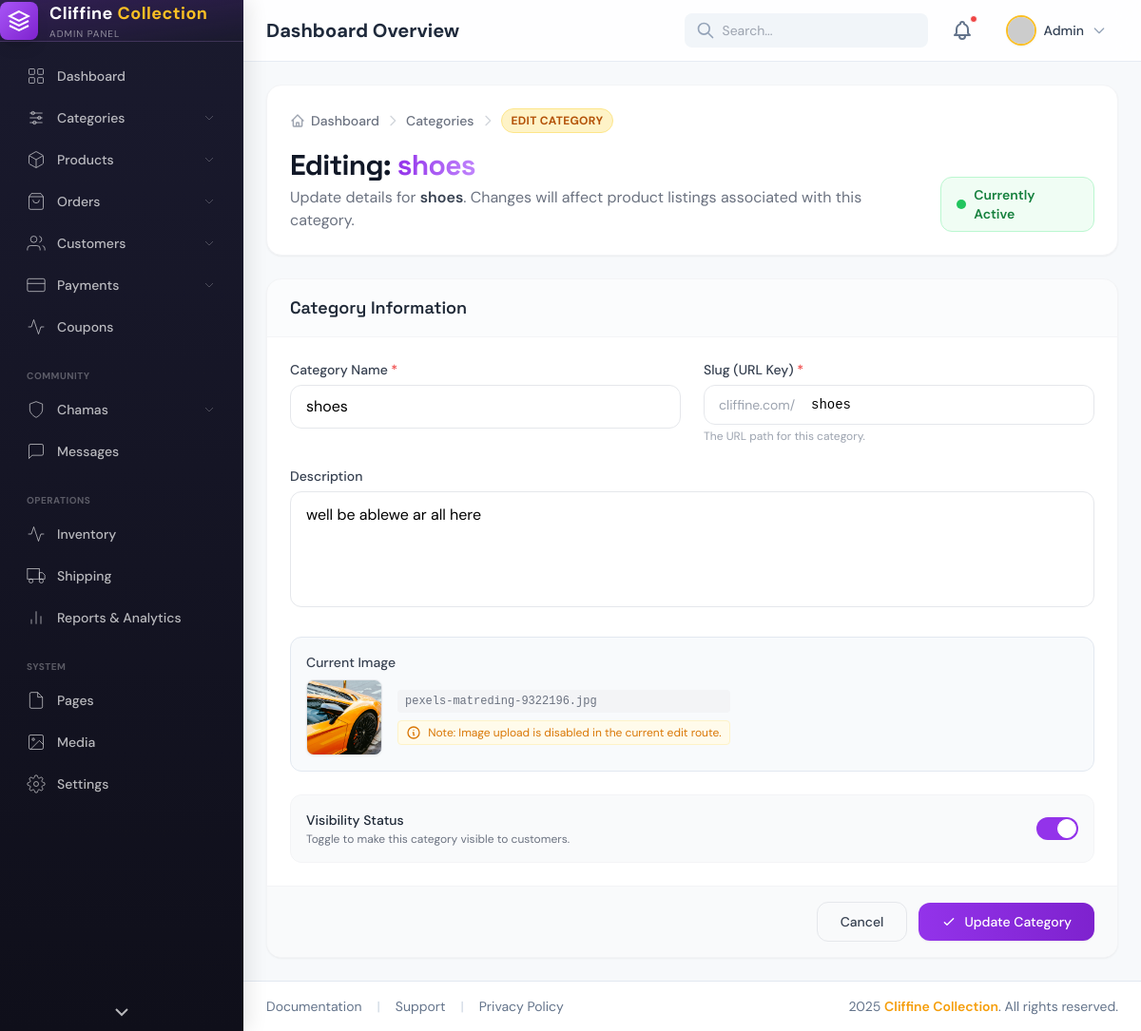
The page /admin/categories/2/edit on the database as committed earlier.
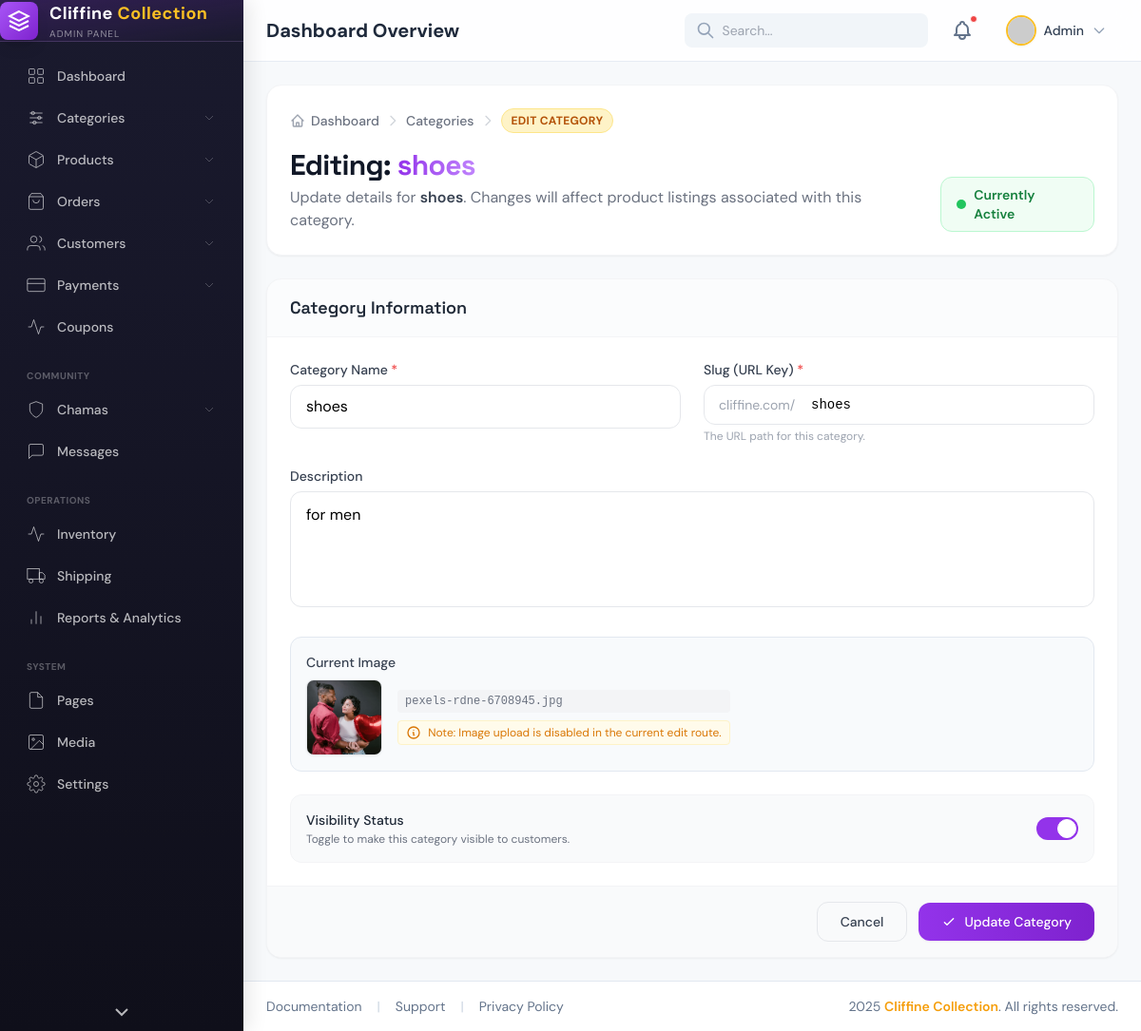
The same page on the database as committed later.
### app/models.py (models this page shows)
class Category(db.Model):
    __tablename__ = "categories"
    id = db.Column(db.Integer, primary_key=True)
    name = db.Column(db.String(150), nullable=False)
    slug = db.Column(db.String(150), unique=True)
    description = db.Column(db.Text)
    image = db.Column(db.String(255))
    is_active = db.Column(db.Boolean, default=True)
    created_at = db.Column(db.DateTime, default=datetime.utcnow)
    products = db.relationship("Product", backref="category", lazy=True)

### app/admin/routes.py (the view, shortened to what this page needs)
@admin_bp.route("/categories/<int:category_id>/edit", methods=["GET", "POST"])
def edit_category(category_id):
    category = Category.query.get_or_404(category_id)
    return render_template("admin/categories/edit_category.html", category=category)

### app/__init__.py (called while the page is built)
def create_app():
    app = Flask(__name__)
    app.config.from_object("config.Config")
    db.init_app(app)
    migrate.init_app(app, db)
    from app import models
    from app.admin.routes import admin_bp
    app.register_blueprint(admin_bp, url_prefix="/admin")
    from app.main.routes import main_bp
    app.register_blueprint(main_bp)
    @app.context_processor
    def inject_cart_count():
        cart = session.get("cart", [])
        return dict(cart_count=len(cart))
    return app

### app/templates/admin/categories/edit_category.html (shortened to what the changed rows need)
{% extends "admin/admin_base.html" %}
{% block content %}
<div class="bg-white rounded-2xl shadow-sm border border-gray-100 p-6 mb-6">
    <div class="flex flex-col md:flex-row md:items-end md:justify-between gap-4">
        <div>
            <h1 class="text-2xl md:text-3xl font-bold text-gray-900 tracking-tight" style="font-family: 'Space Grotesk', sans-serif;">
                Editing: <span class="bg-gradient-to-r from-purple-600 to-purple-400 bg-clip-text text-transparent">{{ category.name }}</span>
            </h1>
            <p class="text-gray-500 mt-1 text-sm md:text-base">
                Update details for <span class="font-semibold text-gray-700">{{ category.name }}</span>. Changes will affect product listings associated with this category.
            </p>
        </div>
        <div class="flex items-center gap-2 px-4 py-2 rounded-xl {{ 'bg-green-50 border border-green-200' if category.is_active else 'bg-gray-50 border border-gray-200' }}">
            <span class="w-2.5 h-2.5 rounded-full {{ 'bg-green-500' if category.is_active else 'bg-gray-400' }} animate-pulse"></span>
            <span class="text-sm font-semibold {{ 'text-green-700' if category.is_active else 'text-gray-600' }}">
                {{ 'Currently Active' if category.is_active else 'Currently Inactive' }}
            </span>
        </div>
    </div>
</div>
<form action="{{ url_for('admin.edit_category', category_id=category.id) }}" method="POST" class="max-w-4xl">
    <div class="bg-white rounded-2xl shadow-sm border border-gray-100 overflow-hidden">
        <div class="p-6 space-y-6">
            <div class="grid grid-cols-1 md:grid-cols-2 gap-6">
                <div>
                    <label for="name" class="block text-sm font-medium text-gray-700 mb-1.5">Category Name <span class="text-red-500">*</span></label>
                    <input type="text" name="name" id="name" required
                        value="{{ category.name }}"
                        class="w-full px-4 py-2.5 border border-gray-200 rounded-xl focus:outline-none focus:ring-2 focus:ring-purple-100 focus:border-purple-500 transition"
                        placeholder="e.g. Men's Fashion">
                </div>
                <div>
                    <div class="relative">
                        <span class="absolute left-4 top-1/2 -translate-y-1/2 text-gray-400 text-sm pointer-events-none hidden sm:block">cliffine.com/</span>
                        <input type="text" name="slug" id="slug" required
                            value="{{ category.slug }}"
                            class="w-full sm:pl-28 px-4 py-2.5 border border-gray-200 rounded-xl focus:outline-none focus:ring-2 focus:ring-purple-100 focus:border-purple-500 transition font-mono text-sm"
                            placeholder="category-slug">
                    </div>
                </div>
            </div>
            <div>
                <label for="description" class="block text-sm font-medium text-gray-700 mb-1.5">Description</label>
                <textarea name="description" id="description" rows="4"
                    class="w-full px-4 py-3 border border-gray-200 rounded-xl focus:outline-none focus:ring-2 focus:ring-purple-100 focus:border-purple-500 transition resize-none"
                    placeholder="Write a brief description of this category...">{{ category.description }}</textarea>
            </div>
            {% if category.image %}
            <div class="p-4 bg-slate-50 rounded-xl border border-slate-200">
                <label class="block text-sm font-medium text-gray-700 mb-2">Current Image</label>
                <div class="flex items-center gap-4">
                    <img src="{{ url_for('static', filename='uploads/categories/' + category.image) }}"
                         alt="{{ category.name }}"
                         class="w-20 h-20 rounded-lg object-cover border border-gray-200 shadow-sm">
                    <div class="text-sm text-gray-500">
                        <p class="font-mono text-xs bg-gray-100 px-2 py-1 rounded">{{ category.image }}</p>
                        <p class="text-xs mt-2 text-amber-600 bg-amber-50 px-2 py-1 rounded border border-amber-100">
                            <svg class="w-4 h-4 inline mr-1" fill="none" stroke="currentColor" viewBox="0 0 24 24"><path stroke-linecap="round" stroke-linejoin="round" stroke-width="2" d="M13 16h-1v-4h-1m1-4h.01M21 12a9 9 0 11-18 0 9 9 0 0118 0z"></path></svg>
                            Note: Image upload is disabled in the current edit route.
                        </p>
                    </div>
                </div>
            </div>
            {% endif %}
        </div>
    </div>
</form>
{% endblock %}

Rows that differ between the two databases and show on the page:
changed Category "shoes": description "well be ablewe ar all here" → "for men"; image: a different picture; image "pexels-matreding-9322196.jpg" → "pexels-rdne-6708945.jpg"
